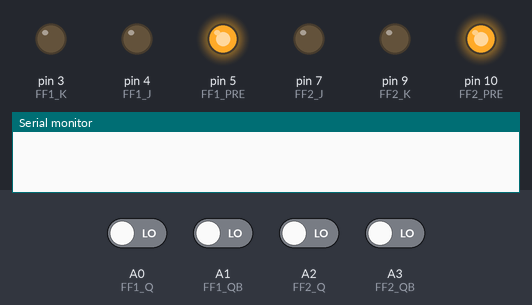
The sketch below on a simulated Arduino Nano, built with avr-gcc and run on an emulated ATmega328P. On the bench: output pins drawn as LEDs (lit = HIGH), the last lines printed to the serial monitor. The inputs (shaded band) are chosen by the test bench; at power-on: A0 (FF1_Q), A1 (FF1_QB), A2 (FF2_Q), A3 (FF2_QB) LOW. Pins used as bus, display or sensor lines are not drawn.

Above: at 0.1 s.
At 0.5 s:
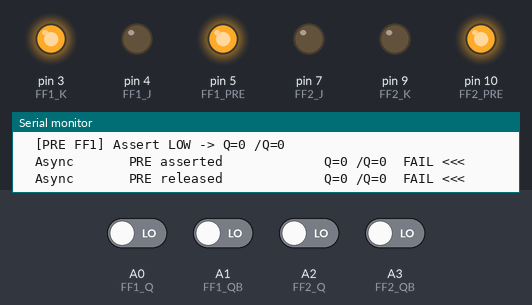
At 1.4 s:
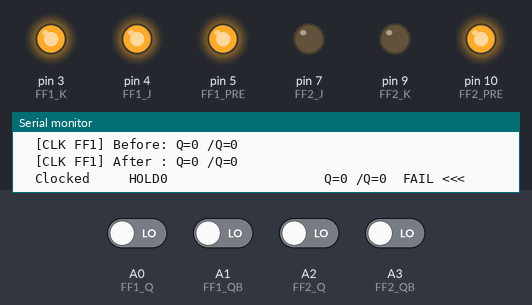
At 2.4 s:
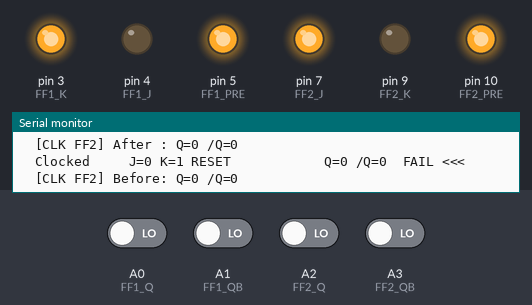
At 3.1 s:
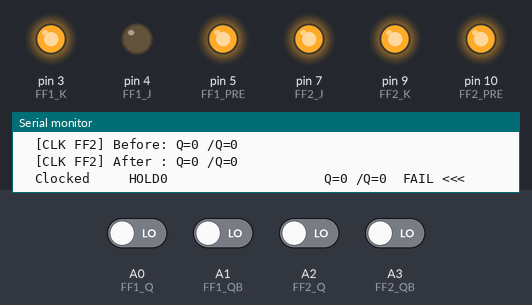
At 3.6 s:
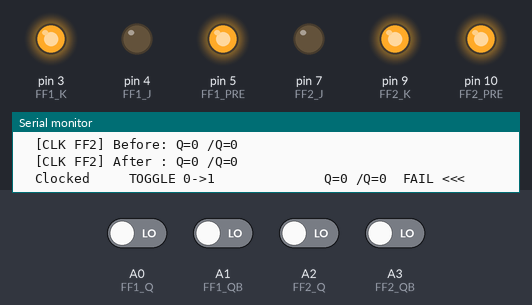
Timing chart, 0 to 5.1 s (numbered marks = the images above):
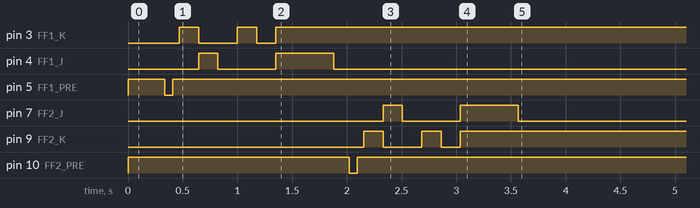

The sketch:

74LS113N_tester.ino
```cpp
// ============================================================
//  DM74LS113N / SN74LS113AN
//  Dual JK Negative Edge-Triggered Flip-Flop Tester
//  Arduino Nano
//
//  Wiring: Arduino pin (signal name) [chip pin]
//
//  Flip-Flop 1:
//   D2  (CLK)  [1]   Clock (falling-edge triggered)
//   D3  (1K)    [2]   K input
//   D4  (1J)    [3]   J input
//   D5  (1PRE)  [4]   Active LOW preset
//   A0  (1Q)    [5]   Q output
//   A1  (1QB)   [6]   /Q output
//
//  GND          [7]
//
//  Flip-Flop 2:
//   A3  (2QB)   [8]   /Q output
//   A2  (2Q)    [9]   Q output
//   D10 (2PRE)  [10]  Active LOW preset
//   D7  (2J)    [11]  J input
//   D9  (2K)    [12]  K input
//   D8  (2CLK)  [13]  Clock (falling-edge triggered)
//
//   VCC         [14]
//
//  NOTE:
//  - Clocked on HIGH->LOW transition.
//  - /PRE is asynchronous and active LOW.
//  - No asynchronous CLEAR on LS113.
// ============================================================

const int FF1_CLK = 2;
const int FF1_K   = 3;
const int FF1_J   = 4;
const int FF1_PRE = 5;
const int FF1_Q   = A0;
const int FF1_QB  = A1;

const int FF2_J   = 7;
const int FF2_CLK = 8;
const int FF2_K   = 9;
const int FF2_PRE = 10;
const int FF2_Q   = A2;
const int FF2_QB  = A3;

bool ffPass[2];

// ---------------------------------------------------------------
void pulseClock(int ffNum, int clkPin,
int qPin, int qbPin) {

Serial.print(F("  [CLK FF"));
Serial.print(ffNum);
Serial.print(F("] Before: Q="));
Serial.print(digitalRead(qPin));
Serial.print(F(" /Q="));
Serial.println(digitalRead(qbPin));

digitalWrite(clkPin, HIGH);
delay(40);

digitalWrite(clkPin, LOW);   // falling edge
delay(40);

digitalWrite(clkPin, HIGH);
delay(40);

Serial.print(F("  [CLK FF"));
Serial.print(ffNum);
Serial.print(F("] After : Q="));
Serial.print(digitalRead(qPin));
Serial.print(F(" /Q="));
Serial.println(digitalRead(qbPin));
}

// ---------------------------------------------------------------
void assertPreset(int ffNum,
int prePin,
int qPin,
int qbPin) {

Serial.print(F("  [PRE FF"));
Serial.print(ffNum);
Serial.print(F("] Assert LOW -> "));

digitalWrite(prePin, LOW);
delay(20);

Serial.print(F("Q="));
Serial.print(digitalRead(qPin));
Serial.print(F(" /Q="));
Serial.println(digitalRead(qbPin));

delay(50);
}

void releasePreset(int prePin) {
digitalWrite(prePin, HIGH);
delay(30);
}

// ---------------------------------------------------------------
bool checkOutputs(int qPin,
int qbPin,
int expectedQ,
const char* phase,
const char* mode) {

int q  = digitalRead(qPin);
int qb = digitalRead(qbPin);

bool ok =
(q == expectedQ) &&
(qb == !expectedQ);

Serial.print(F("  "));
Serial.print(phase);

int plen = strlen(phase);
for (int i = plen; i < 10; i++) Serial.print(' ');

Serial.print(F("  "));
Serial.print(mode);

int mlen = strlen(mode);
for (int i = mlen; i < 24; i++) Serial.print(' ');

Serial.print(F(" Q="));
Serial.print(q);
Serial.print(F(" /Q="));
Serial.print(qb);
Serial.print(F("  "));
Serial.println(ok ? F("PASS") : F("FAIL <<<"));

return ok;
}

// ---------------------------------------------------------------
// Force known state Q=1 via preset.
// ---------------------------------------------------------------
void presetFF(int prePin,
int clkPin,
int jPin,
int kPin) {

digitalWrite(clkPin, HIGH);
digitalWrite(jPin, LOW);
digitalWrite(kPin, LOW);

digitalWrite(prePin, LOW);
delay(50);

digitalWrite(prePin, HIGH);
delay(50);
}

// ---------------------------------------------------------------
bool testFF(int ffNum,
int pinJ,
int pinCLK,
int pinK,
int pinPRE,
int pinQ,
int pinQB) {

Serial.print(F("\n--- Flip-Flop "));
Serial.print(ffNum);
Serial.println(F(" ---"));

bool allOk = true;

// -----------------------------
// Async preset
// -----------------------------
assertPreset(ffNum, pinPRE, pinQ, pinQB);

allOk &= checkOutputs(
pinQ, pinQB, 1,
"Async", "PRE asserted");

releasePreset(pinPRE);

allOk &= checkOutputs(
pinQ, pinQB, 1,
"Async", "PRE released");

// -----------------------------
// Clocked reset J=0 K=1
// -----------------------------
digitalWrite(pinJ, LOW);
digitalWrite(pinK, HIGH);

pulseClock(ffNum, pinCLK, pinQ, pinQB);

allOk &= checkOutputs(
pinQ, pinQB, 0,
"Clocked", "J=0 K=1 RESET");

// -----------------------------
// Clocked set J=1 K=0
// -----------------------------
digitalWrite(pinJ, HIGH);
digitalWrite(pinK, LOW);

pulseClock(ffNum, pinCLK, pinQ, pinQB);

allOk &= checkOutputs(
pinQ, pinQB, 1,
"Clocked", "J=1 K=0 SET");

// -----------------------------
// Hold at 1
// -----------------------------
digitalWrite(pinJ, LOW);
digitalWrite(pinK, LOW);

pulseClock(ffNum, pinCLK, pinQ, pinQB);

allOk &= checkOutputs(
pinQ, pinQB, 1,
"Clocked", "J=0 K=0 HOLD1");

// -----------------------------
// Reset again
// -----------------------------
digitalWrite(pinJ, LOW);
digitalWrite(pinK, HIGH);

pulseClock(ffNum, pinCLK, pinQ, pinQB);

allOk &= checkOutputs(
pinQ, pinQB, 0,
"Clocked", "RESET");

// -----------------------------
// Hold at 0
// -----------------------------
digitalWrite(pinJ, LOW);
digitalWrite(pinK, LOW);

pulseClock(ffNum, pinCLK, pinQ, pinQB);

allOk &= checkOutputs(
pinQ, pinQB, 0,
"Clocked", "HOLD0");

// -----------------------------
// Toggle
// -----------------------------
digitalWrite(pinJ, HIGH);
digitalWrite(pinK, HIGH);

pulseClock(ffNum, pinCLK, pinQ, pinQB);

allOk &= checkOutputs(
pinQ, pinQB, 1,
"Clocked", "TOGGLE 0->1");

pulseClock(ffNum, pinCLK, pinQ, pinQB);

allOk &= checkOutputs(
pinQ, pinQB, 0,
"Clocked", "TOGGLE 1->0");

pulseClock(ffNum, pinCLK, pinQ, pinQB);

allOk &= checkOutputs(
pinQ, pinQB, 1,
"Clocked", "TOGGLE 0->1");

// -----------------------------
// No clock edge
// -----------------------------
digitalWrite(pinJ, LOW);
digitalWrite(pinK, HIGH);

delay(100);

allOk &= checkOutputs(
pinQ, pinQB, 1,
"Hold", "No CLK edge");

return allOk;
}

// ---------------------------------------------------------------
void setup() {

Serial.begin(9600);
while (!Serial) {}

digitalWrite(FF1_PRE, HIGH);
digitalWrite(FF1_CLK, HIGH);
digitalWrite(FF1_J, LOW);
digitalWrite(FF1_K, LOW);

pinMode(FF1_PRE, OUTPUT);
pinMode(FF1_CLK, OUTPUT);
pinMode(FF1_J, OUTPUT);
pinMode(FF1_K, OUTPUT);

pinMode(FF1_Q, INPUT);
pinMode(FF1_QB, INPUT);

digitalWrite(FF2_PRE, HIGH);
digitalWrite(FF2_CLK, HIGH);
digitalWrite(FF2_J, LOW);
digitalWrite(FF2_K, LOW);

pinMode(FF2_PRE, OUTPUT);
pinMode(FF2_CLK, OUTPUT);
pinMode(FF2_J, OUTPUT);
pinMode(FF2_K, OUTPUT);

pinMode(FF2_Q, INPUT);
pinMode(FF2_QB, INPUT);

delay(200);

Serial.println(F("\n========================================"));
Serial.println(F(" DM74LS113N Dual JK Flip-Flop Tester"));
Serial.println(F(" Falling-edge triggered"));
Serial.println(F("========================================"));

ffPass[0] = testFF(
1,
FF1_J,
FF1_CLK,
FF1_K,
FF1_PRE,
FF1_Q,
FF1_QB);

ffPass[1] = testFF(
2,
FF2_J,
FF2_CLK,
FF2_K,
FF2_PRE,
FF2_Q,
FF2_QB);

bool chipOk = ffPass[0] && ffPass[1];

Serial.println(F("\n========== SUMMARY =========="));

Serial.print(F("Flip-Flop 1: "));
Serial.println(ffPass[0] ? F("PASS") : F("FAIL"));

Serial.print(F("Flip-Flop 2: "));
Serial.println(ffPass[1] ? F("PASS") : F("FAIL"));

Serial.println(F("-----------------------------"));
Serial.println(chipOk ? F("Chip: GOOD") : F("Chip: FAULTY"));
Serial.println(F("============================="));
Serial.println(F("\nPress reset to test again."));
}

void loop() {}
```
